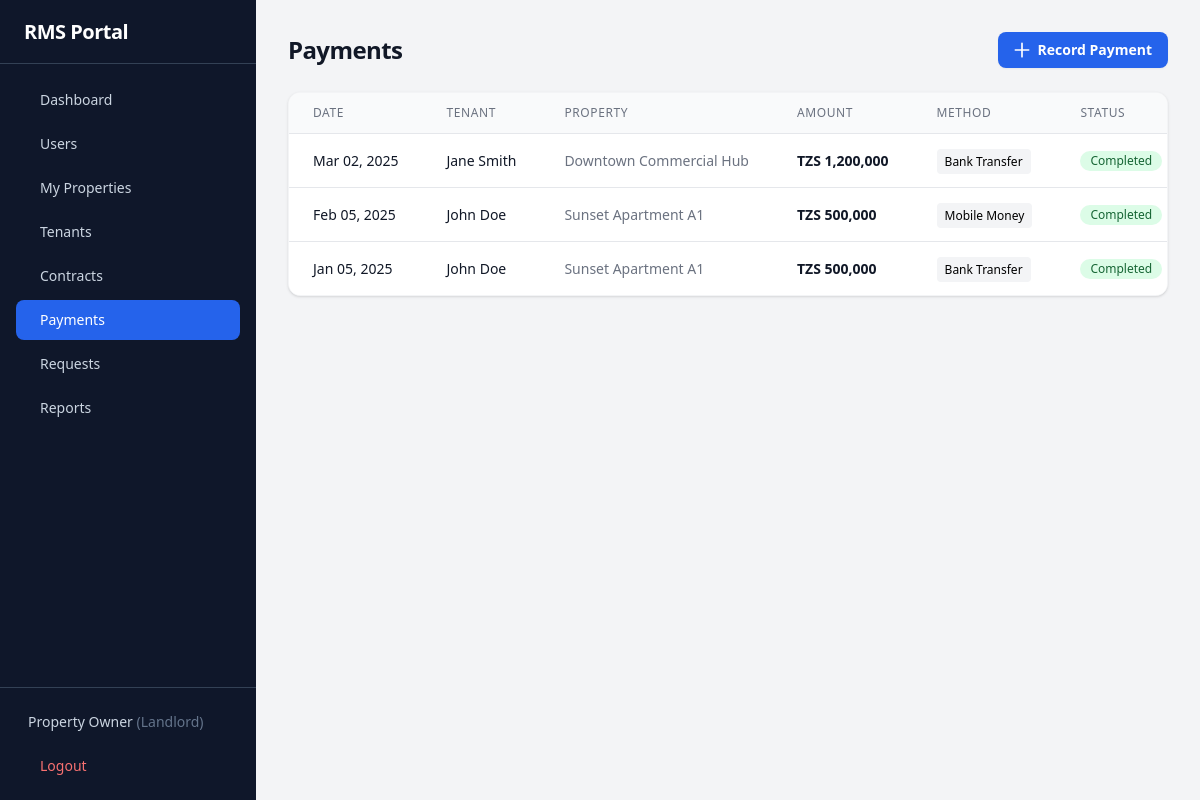
Page /payments.php (signed in) on the committed database.
### tables this page shows
CREATE TABLE IF NOT EXISTS users (
    id VARCHAR(20) PRIMARY KEY,
    username VARCHAR(50) UNIQUE NOT NULL,
    password VARCHAR(255) NOT NULL,
    full_name VARCHAR(255) DEFAULT NULL,
    phone VARCHAR(50) DEFAULT NULL,
    email VARCHAR(255) DEFAULT NULL,
    nida VARCHAR(50) DEFAULT NULL,
    role ENUM('admin','tenant','landlord') NOT NULL DEFAULT 'tenant',
    approved TINYINT(1) NOT NULL DEFAULT 1,
    property_address TEXT DEFAULT NULL,
    tenant_id VARCHAR(20) DEFAULT NULL,
    created_at TIMESTAMP DEFAULT CURRENT_TIMESTAMP
);

CREATE TABLE IF NOT EXISTS payments (
    id VARCHAR(20) PRIMARY KEY,
    contract_id VARCHAR(20) NOT NULL,
    amount DECIMAL(12,2) NOT NULL DEFAULT 0,
    date DATE NOT NULL,
    method VARCHAR(50) NOT NULL DEFAULT 'bank_transfer',
    status ENUM('completed','pending') NOT NULL DEFAULT 'pending',
    control_number VARCHAR(50) DEFAULT NULL,
    created_at TIMESTAMP DEFAULT CURRENT_TIMESTAMP
);

CREATE TABLE IF NOT EXISTS tenants (
    id VARCHAR(20) PRIMARY KEY,
    name VARCHAR(255) NOT NULL,
    email VARCHAR(255) NOT NULL,
    phone VARCHAR(50) NOT NULL,
    created_at TIMESTAMP DEFAULT CURRENT_TIMESTAMP
);

CREATE TABLE IF NOT EXISTS properties (
    id VARCHAR(20) PRIMARY KEY,
    title VARCHAR(255) NOT NULL,
    address TEXT NOT NULL,
    rent_amount DECIMAL(12,2) NOT NULL DEFAULT 0,
    status ENUM('available','rented','maintenance') NOT NULL DEFAULT 'available',
    created_at TIMESTAMP DEFAULT CURRENT_TIMESTAMP
);

### config/database.php (called while the page is built, shortened)
<?php
$DB_HOST = getenv('DB_HOST') ?: 'localhost';
$DB_NAME = getenv('DB_NAME') ?: 'rms_portal';
$DB_USER = getenv('DB_USER') ?: 'root';
$DB_PASS = getenv('DB_PASS') ?: '';
try {
    $pdo = new PDO("mysql:host=$DB_HOST;dbname=$DB_NAME;charset=utf8mb4", $DB_USER, $DB_PASS, [
        PDO::ATTR_ERRMODE => PDO::ERRMODE_EXCEPTION,
        PDO::ATTR_DEFAULT_FETCH_MODE => PDO::FETCH_ASSOC,
        PDO::ATTR_EMULATE_PREPARES => false,
    ]);
} catch (PDOException $e) {
    die("Database connection failed: " . $e->getMessage());
}
function db(): PDO {
    global $pdo;
    return $pdo;
}

### includes/auth.php (called while the page is built, shortened)
<?php
require_once __DIR__ . '/../config/database.php';
function isLoggedIn(): bool {
    return isset($_SESSION['user_id']);
}
function getCurrentUser(): ?array {
    $stmt = db()->prepare("SELECT id, username, full_name, phone, email, nida, role, approved, property_address, tenant_id FROM users WHERE id = ?");
    $stmt->execute([$_SESSION['user_id']]);
    return $stmt->fetch() ?: null;
}

### payments.php (the view, shortened to what this page needs)
<?php
require_once __DIR__ . '/config/database.php';
require_once __DIR__ . '/includes/auth.php';
require_once __DIR__ . '/includes/helpers.php';
$payments = db()->query("SELECT * FROM payments ORDER BY date DESC")->fetchAll();
$contracts = db()->query("SELECT c.*, t.name as tenant_name, p.title as property_title FROM contracts c JOIN tenants t ON t.id = c.tenant_id JOIN properties p ON p.id = c.property_id WHERE c.status='active'")->fetchAll();
?>
<div class="space-y-6">
    <div class="sm:flex sm:items-center justify-between">
        <h1 class="text-2xl font-bold tracking-tight text-gray-900">Payments</h1>
        <div class="mt-4 sm:ml-16 sm:mt-0 sm:flex-none">
            <a href="?action=add" class="flex items-center justify-center rounded-lg bg-blue-600 px-4 py-2 text-sm font-semibold text-white shadow-sm hover:bg-blue-500">
                <svg class="-ml-0.5 mr-1.5 h-5 w-5" fill="none" stroke="currentColor" viewBox="0 0 24 24"><path stroke-linecap="round" stroke-linejoin="round" stroke-width="2" d="M12 4v16m8-8H4"/></svg>
                Record Payment
            </a>
        </div>
    </div>
    <div class="bg-white rounded-xl shadow border border-gray-100 overflow-hidden">
        <div class="overflow-x-auto">
            <table class="min-w-full divide-y divide-gray-200">
                <thead class="bg-gray-50">
                    <tr>
                        <th class="px-6 py-3 text-left text-xs font-medium text-gray-500 uppercase tracking-wider">Date</th>
                        <th class="px-6 py-3 text-left text-xs font-medium text-gray-500 uppercase tracking-wider">Tenant</th>
                        <th class="px-6 py-3 text-left text-xs font-medium text-gray-500 uppercase tracking-wider">Property</th>
                        <th class="px-6 py-3 text-left text-xs font-medium text-gray-500 uppercase tracking-wider">Amount</th>
                        <th class="px-6 py-3 text-left text-xs font-medium text-gray-500 uppercase tracking-wider">Method</th>
                        <th class="px-6 py-3 text-left text-xs font-medium text-gray-500 uppercase tracking-wider">Status</th>
                    </tr>
                </thead>
                <tbody class="divide-y divide-gray-200 bg-white">
                    <?php foreach ($payments as $p):
                        $contract = null;
                        foreach ($contracts as $c) {
                            if ($c['id'] === $p['contract_id']) { $contract = $c; break; }
                        }
                    ?>
                    <tr class="hover:bg-gray-50">
                        <td class="whitespace-nowrap px-6 py-4 text-sm text-gray-900"><?= date('M d, Y', strtotime($p['date'])) ?></td>
                        <td class="whitespace-nowrap px-6 py-4 text-sm font-medium text-gray-900"><?= hsc($contract['tenant_name'] ?? 'Unknown') ?></td>
                        <td class="whitespace-nowrap px-6 py-4 text-sm text-gray-500"><?= hsc($contract['property_title'] ?? 'Unknown') ?></td>
                        <td class="whitespace-nowrap px-6 py-4 text-sm font-bold text-gray-900"><?= formatCurrency($p['amount']) ?></td>
                        <td class="whitespace-nowrap px-6 py-4 text-sm">
                            <span class="capitalize px-2 py-1 bg-gray-100 rounded text-xs"><?= str_replace('_', ' ', $p['method']) ?></span>
                        </td>
                        <td class="whitespace-nowrap px-6 py-4 text-sm"><?= statusBadge($p['status']) ?></td>
                    </tr>
                    <?php endforeach; ?>
                </tbody>
            </table>
        </div>
    </div>
</div>
<?php
$content = ob_get_clean();
require __DIR__ . '/includes/layout.php';

### includes/helpers.php (shortened to what this page needs)
<?php
function formatCurrency($amount): string {
    return 'TZS ' . number_format((float)$amount, 0, '.', ',');
}
function statusBadge(string $status): string {
    $classes = [
        'available' => 'bg-green-100 text-green-800',
        'rented' => 'bg-blue-100 text-blue-800',
        'maintenance' => 'bg-yellow-100 text-yellow-800',
        'active' => 'bg-green-100 text-green-800',
        'terminated' => 'bg-red-100 text-red-800',
        'completed' => 'bg-green-100 text-green-800',
        'pending' => 'bg-yellow-100 text-yellow-800',
        'approved' => 'bg-green-100 text-green-800',
        'resolved' => 'bg-green-100 text-green-800',
        'rejected' => 'bg-red-100 text-red-800',
    ];
    $class = $classes[$status] ?? 'bg-gray-100 text-gray-800';
    return "<span class=\"inline-flex rounded-full px-2.5 py-0.5 text-xs font-medium capitalize {$class}\">{$status}</span>";
}
function hsc($str): string {
    return htmlspecialchars($str ?? '', ENT_QUOTES, 'UTF-8');
}

### includes/layout.php (shortened to what this page needs)
<?php
require_once __DIR__ . '/auth.php';
require_once __DIR__ . '/helpers.php';
$user = getCurrentUser();
$current_page = basename($_SERVER['PHP_SELF'], '.php') ?: 'index';
$current_action = $_GET['action'] ?? '';
$admin_links = [
    ['name' => 'Dashboard', 'path' => 'index.php', 'icon' => 'dashboard'],
    ['name' => 'Users', 'path' => 'users.php', 'icon' => 'users'],
];
$landlord_links = [
    ['name' => 'Dashboard', 'path' => 'index.php', 'icon' => 'dashboard'],
    ['name' => 'Users', 'path' => 'users.php', 'icon' => 'users'],
    ['name' => 'My Properties', 'path' => 'properties.php', 'icon' => 'building'],
    ['name' => 'Tenants', 'path' => 'tenants.php', 'icon' => 'users'],
    ['name' => 'Contracts', 'path' => 'contracts.php', 'icon' => 'file-text'],
    ['name' => 'Payments', 'path' => 'payments.php', 'icon' => 'credit-card'],
    ['name' => 'Requests', 'path' => 'requests.php', 'icon' => 'message-square'],
    ['name' => 'Reports', 'path' => 'reports.php', 'icon' => 'bar-chart'],
];
$tenant_links = [
    ['name' => 'My Dashboard', 'path' => 'index.php', 'icon' => 'dashboard', 'action' => ''],
    ['name' => 'Pay Rent (Control No.)', 'path' => 'index.php?action=generate_control_number', 'icon' => 'credit-card', 'action' => 'generate_control_number'],
    ['name' => 'Renew Contract', 'path' => 'index.php?action=extension', 'icon' => 'file-text', 'action' => 'extension'],
    ['name' => 'Report Issue (Repair)', 'path' => 'index.php?action=maintenance', 'icon' => 'wrench', 'action' => 'maintenance'],
    ['name' => 'Notice to Vacate', 'path' => 'index.php?action=move_out', 'icon' => 'file-output', 'action' => 'move_out'],
];
if ($user['role'] === 'admin') {
    $links = $admin_links;
} elseif ($user['role'] === 'landlord') {
    $links = $landlord_links;
} else {
    $links = $tenant_links;
}
?>
<!DOCTYPE html>
<html lang="en">
<head>
    <script src="https://cdn.tailwindcss.com"></script>
</head>
<body class="bg-gray-100">
<div class="min-h-screen flex" x-data="{ sidebarOpen: false }">
    <aside class="fixed lg:static inset-y-0 left-0 z-30 w-64 bg-slate-900 transform transition-transform duration-200 ease-in-out -translate-x-full lg:translate-x-0 flex flex-col"
           x-bind:class="sidebarOpen ? 'translate-x-0' : '-translate-x-full lg:translate-x-0'">
        <div class="h-16 flex items-center justify-between px-6 border-b border-slate-700">
            <h1 class="text-xl font-bold text-white tracking-tight">RMS Portal</h1>
        </div>
        <nav class="flex-1 px-4 py-4 space-y-1 overflow-y-auto">
            <?php foreach ($links as $link):
                $is_active = false;
                if (isset($link['action'])) {
                    $is_active = $current_page === 'index' && $current_action === $link['action'];
                    if ($link['action'] === '') {
                        $is_active = $current_page === 'index' && $current_action === '';
                    }
                } else {
                    $is_active = $current_page === basename($link['path'], '.php');
                }
            ?>
            <a href="<?= $link['path'] ?>"
               class="flex items-center px-3 py-2.5 text-sm font-medium rounded-lg transition-colors <?= $is_active ? 'bg-blue-600 text-white' : 'text-slate-300 hover:bg-slate-800 hover:text-white' ?>">
                <?= $link['name'] ?>
            </a>
            <?php endforeach; ?>
        </nav>
        <div class="p-4 border-t border-slate-700">
            <div class="flex items-center px-3 py-2 text-sm text-slate-300">
                <span class="truncate flex-1"><?= hsc($user['full_name'] ?: $user['username']) ?> <span class="text-slate-500 capitalize">(<?= $user['role'] ?>)</span></span>
            </div>
            <a href="logout.php"
               class="mt-2 w-full flex items-center px-3 py-2 text-sm font-medium text-red-400 rounded-lg hover:bg-slate-800 transition-colors">
                Logout
            </a>
        </div>
    </aside>
    <main class="flex-1 flex flex-col min-w-0">
        <div class="flex-1 overflow-y-auto p-4 sm:p-6 lg:p-8">
            <div class="max-w-7xl mx-auto">
                <?= $content ?? '' ?>
            </div>
        </div>
    </main>
</div>
</body>
</html>

### rows in the picture
users: full_name "Property Owner", role "Landlord"
payments: date "Mar 02, 2025", amount "TZS 1,200,000", method "Bank Transfer", status "Completed"
tenants: name "Jane Smith"
properties: title "Downtown Commercial Hub"
payments: date "Feb 05, 2025", amount "TZS 500,000", method "Mobile Money", status "Completed"
tenants: name "John Doe"
properties: title "Sunset Apartment A1"
payments: date "Jan 05, 2025", amount "TZS 500,000", method "Bank Transfer", status "Completed"

### other values in the picture
$link['name'] "Dashboard"
$link['name'] "Users"
$link['name'] "My Properties"
$link['name'] "Tenants"
$link['name'] "Contracts"
$link['name'] "Payments"
$link['name'] "Requests"
$link['name'] "Reports"
